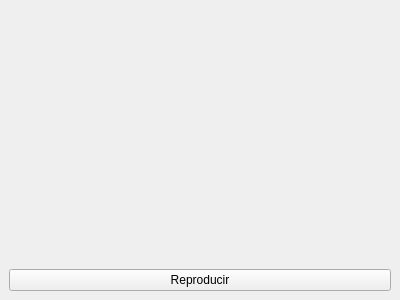
<?xml version="1.0" encoding="UTF-8"?>
<ui version="4.0">
 <class>PlayerWindow</class>
 <widget class="QMainWindow" name="PlayerWindow">
  <property name="geometry">
   <rect>
    <x>0</x>
    <y>0</y>
    <width>400</width>
    <height>300</height>
   </rect>
  </property>
  <property name="windowTitle">
   <string>Proyecto QRC</string>
  </property>
  <widget class="QWidget" name="centralwidget">
   <layout class="QVBoxLayout" name="verticalLayout">
    <item>
     <widget class="QLabel" name="labelLogo">
      <property name="pixmap">
       <pixmap>:/recursos/logo.png</pixmap>
      </property>
      <property name="alignment">
       <set>Qt::AlignCenter</set>
      </property>
     </widget>
    </item>
    <item>
     <widget class="QPushButton" name="btnReproducir">
      <property name="text">
       <string>Reproducir</string>
      </property>
      <property name="icon">
       <iconset resource="recursos.qrc">
        <normaloff>:/recursos/play.png</normaloff>:/recursos/play.png</iconset>
      </property>
     </widget>
    </item>
   </layout>
  </widget>
 </widget>
 <resources>
  <include location="recursos.qrc"/>
 </resources>
 <connections/>
</ui>
